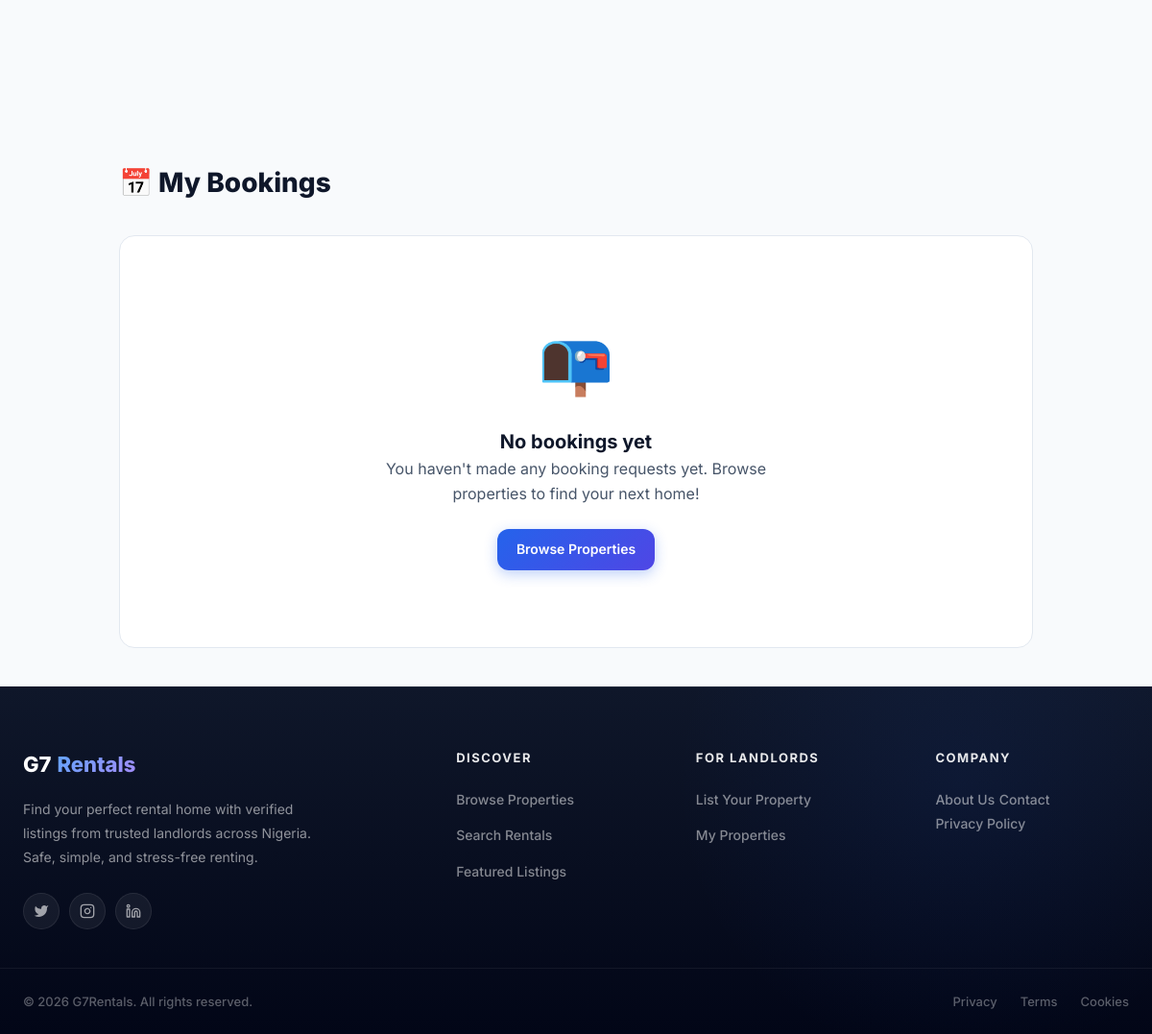
Page /my-bookings/ (signed in) on the earlier database version.
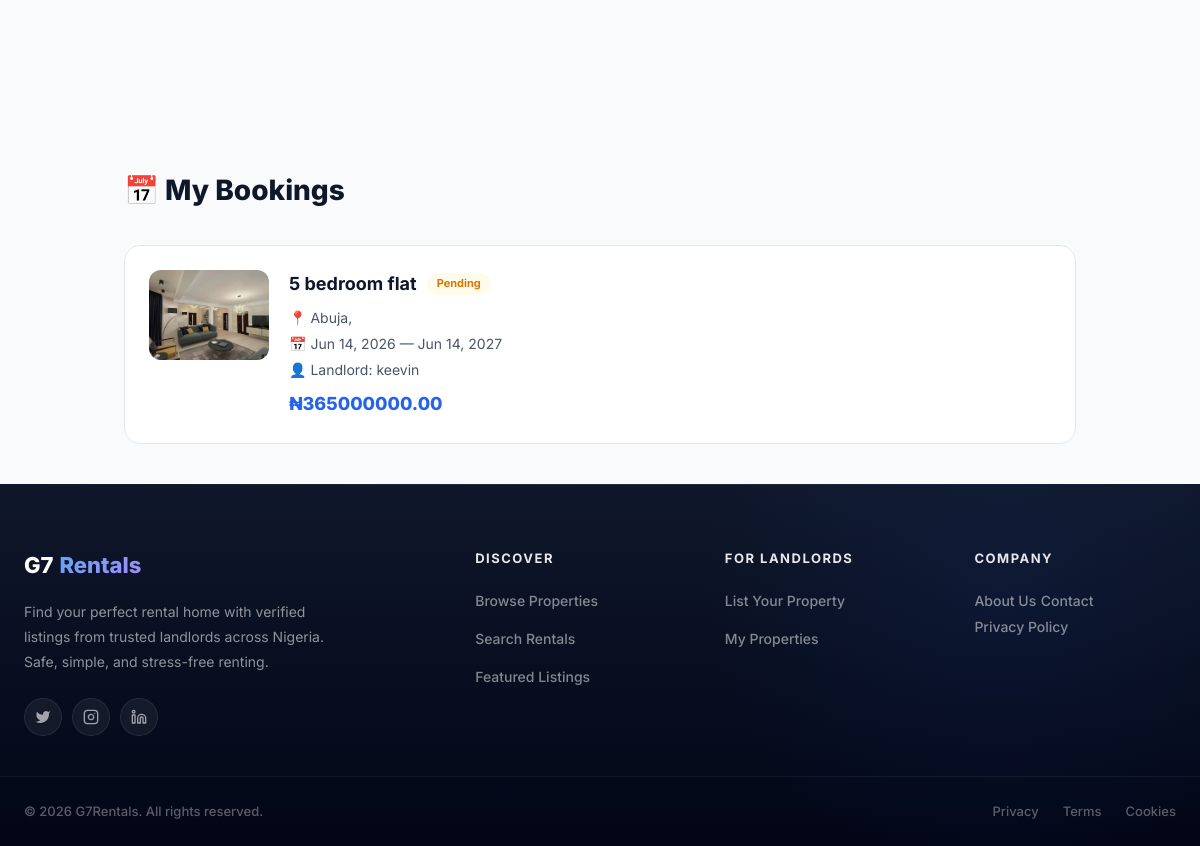
Same page on the later database version.
### bookings/models.py (models this page shows, shortened)
class Booking(models.Model):
    STATUS_CHOICES = [
        ('pending', 'Pending'),
        ('approved', 'Approved'),
        ('rejected', 'Rejected'),
        ('cancelled', 'Cancelled'),
    ]
    property = models.ForeignKey(
        'listings.Property',
        on_delete=models.CASCADE,
        related_name='bookings'
    )
    tenant = models.ForeignKey(
    settings.AUTH_USER_MODEL,
    on_delete=models.CASCADE,
    related_name='tenant_bookings',
    null=True,
    blank=True
    )
    landlord = models.ForeignKey(
        settings.AUTH_USER_MODEL,
        on_delete=models.CASCADE,
        related_name='landlord_bookings',
        null=True,
        blank=True
    )
    start_date = models.DateField()
    end_date = models.DateField()
    total_price = models.DecimalField(max_digits=12, decimal_places=2, default=0)
    status = models.CharField(max_length=20, choices=STATUS_CHOICES, default='pending')
    notes = models.TextField(blank=True)
    created_at = models.DateTimeField(auto_now_add=True)
    updated_at = models.DateTimeField(auto_now=True)
    class Meta:
        ordering = ['-created_at']

### listings/models.py (models this page shows, shortened)
class Property(models.Model):
    PROPERTY_TYPE_CHOICES = [
        ('apartment', 'Apartment'),
        ('house', 'House'),
        ('studio', 'Studio'),
        ('condo', 'Condo'),
        ('townhouse', 'Townhouse'),
        ('commercial', 'Commercial'),
    ]
    STATUS_CHOICES = [
        ('vacant', 'Vacant'),
        ('occupied', 'Occupied'),
        ('maintenance', 'Under Maintenance'),
    ]
    owner = models.ForeignKey(
        User,
        on_delete=models.CASCADE,
        related_name='properties'
    )
    title = models.CharField(max_length=200)
    description = models.TextField(blank=True)
    price = models.DecimalField(max_digits=12, decimal_places=2)
    address = models.CharField(max_length=255, default="")
    city = models.CharField(max_length=100, default="Abuja")
    state = models.CharField(max_length=100, blank=True)
    zip_code = models.CharField(max_length=20, blank=True)
    location = models.CharField(max_length=255, blank=True, help_text="Neighborhood or area description")
    property_type = models.CharField(max_length=20, choices=PROPERTY_TYPE_CHOICES, default='apartment')
    bedrooms = models.PositiveIntegerField(default=1)
    bathrooms = models.DecimalField(max_digits=3, decimal_places=1, default=1.0)
    sqft = models.PositiveIntegerField(default=0, verbose_name="Square Feet")
    image = models.ImageField(upload_to='properties/')
    status = models.CharField(max_length=20, choices=STATUS_CHOICES, default='vacant')
    is_available = models.BooleanField(default=True)
    amenities = models.CharField(max_length=500, blank=True, help_text="Comma-separated: Pool, Gym, WiFi, etc.")
    created_at = models.DateTimeField(auto_now_add=True)
    updated_at = models.DateTimeField(auto_now=True)
    class Meta:
        ordering = ['-created_at']

### accounts/models.py (models this page shows, shortened)
class User(AbstractUser):
    USER_TYPE_CHOICES = (
        ('tenant', 'Tenant'),
        ('landlord', 'Landlord'),
    )
    user_type = models.CharField(max_length=10, choices=USER_TYPE_CHOICES)
    email = models.EmailField(unique=True)
    phone = models.CharField(max_length=15, blank=True, null=True)
    is_verified = models.BooleanField(default=False)
    is_landlord = models.BooleanField(default=False)
    USERNAME_FIELD = 'email'
    REQUIRED_FIELDS = ['username']

### listings/views.py (the view)
# urls.py: path('my-bookings/', views.my_bookings, name='my_bookings'),
@login_required
def my_bookings(request):
    if request.user.user_type != 'tenant':
        return HttpResponseForbidden("Only tenants can view their bookings.")
    bookings = Booking.objects.filter(
        tenant=request.user
    ).select_related('property', 'landlord').order_by('-created_at')
    return render(request, 'listings/my_bookings.html', {
        'bookings': bookings
    })

### listings/context_processors.py (called while the page is built)
def pending_bookings_count(request):
    count = 0
    if request.user.is_authenticated and getattr(request.user, 'user_type', None) == 'landlord':
        count = Booking.objects.filter(
            property__owner=request.user,
            status='pending'
        ).count()
    return {'pending_bookings_count': count}

### listings/templates/listings/my_bookings.html (shortened to what this page needs)
{% extends 'accounts/base.html' %}
{% block content %}
<div style="max-width: 1000px; margin: 0 auto; padding: 100px 24px 40px;">
    <h1 style="font-size: 28px; font-weight: 800; margin-bottom: 32px;">📅 My Bookings</h1>
    {% if bookings %}
    <div style="display: flex; flex-direction: column; gap: 16px;">
        {% for booking in bookings %}
        <div style="background: var(--bg-white); border-radius: var(--radius-lg); border: 1px solid var(--border); padding: 24px; display: flex; gap: 20px; align-items: flex-start; flex-wrap: wrap;">
            {% if booking.property.image %}
            <img src="{{ booking.property.image.url }}" alt="" style="width: 120px; height: 90px; object-fit: cover; border-radius: var(--radius-md); flex-shrink: 0;">
            {% endif %}
            <div style="flex: 1; min-width: 200px;">
                <div style="display: flex; align-items: center; gap: 10px; margin-bottom: 8px;">
                    <h3 style="font-size: 18px; font-weight: 700;">{{ booking.property.title }}</h3>
                    {% if booking.status == 'pending' %}
                    <span style="padding: 2px 10px; background: var(--warning-soft); color: var(--warning); border-radius: var(--radius-full); font-size: 11px; font-weight: 700;">Pending</span>
                    {% elif booking.status == 'approved' %}
                    <span style="padding: 2px 10px; background: var(--success-soft); color: var(--success); border-radius: var(--radius-full); font-size: 11px; font-weight: 700;">Approved</span>
                    {% elif booking.status == 'rejected' %}
                    <span style="padding: 2px 10px; background: var(--danger-soft); color: var(--danger); border-radius: var(--radius-full); font-size: 11px; font-weight: 700;">Rejected</span>
                    {% endif %}
                </div>
                <p style="color: var(--text-secondary); font-size: 14px; margin-bottom: 4px;">
                    📍 {{ booking.property.city }}, {{ booking.property.state }}
                </p>
                <p style="color: var(--text-secondary); font-size: 14px; margin-bottom: 4px;">
                    📅 {{ booking.start_date|date:"M d, Y" }} — {{ booking.end_date|date:"M d, Y" }}
                </p>
                <p style="color: var(--text-secondary); font-size: 14px; margin-bottom: 8px;">
                    👤 Landlord: {{ booking.landlord.get_full_name|default:booking.landlord.username }}
                </p>
                <div style="font-size: 18px; font-weight: 800; color: var(--accent);">
                    ₦{{ booking.total_price|floatformat:2 }}
                </div>
            </div>
        </div>
        {% endfor %}
    </div>
    {% else %}
    <div style="text-align: center; padding: 80px 24px; background: var(--bg-white); border-radius: var(--radius-lg); border: 1px solid var(--border);">
        <div style="font-size: 64px; margin-bottom: 16px;">📭</div>
        <h3 style="font-size: 20px; font-weight: 700;">No bookings yet</h3>
        <p style="color: var(--text-secondary); max-width: 400px; margin: 0 auto 24px;">
            You haven't made any booking requests yet. Browse properties to find your next home!
        </p>
        <a href="{% url 'listings:property_list' %}" class="btn btn-primary">Browse Properties</a>
    </div>
    {% endif %}
</div>
{% endblock %}

Differences in the rows shown:
now on this page (row edited): Booking: property.image (picture), property "5 bedroom flat", status "Pending", property.city "Abuja", start_date "Jun 14, 2026", end_date "Jun 14, 2027", landlord.get_full_name "keevin", total_price "365000000.00"
Other differences:
text no longer shown: "📭 No bookings yet You haven't made any booking requests yet. Browse properties to find your next home! Browse Properties"
